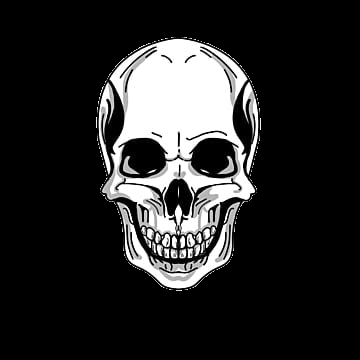
#> input picture images/skull_image.png, 360 x 360 px; its folder holds 6 pictures in this run
$ python -i tkinter_mac.py   (imports and definitions only)
#> lines starting #> are read from the running program, lines starting #| are printed output that depends on the picture
import cv2
import mediapipe as mp
import numpy as np
import math
import time
import tkinter as tk
from PIL import ImageTk, Image
import tkinter.simpledialog as simpledialog

mp_drawing = mp.solutions.drawing_utils
mp_pose = mp.solutions.pose
# [1 line that did not run here, left out]

skull_toggle = False
skull_info_toggle = False
liver_toggle = False
liver_info_toggle = False
heart_toggle = False
heart_info_toggle = False
respiratory_toggle = False
respiratory_info_toggle = False
skull_info = """The skull is a bone protective cavity for the brain.[1] The skull is composed of four types of bone i.e., cranial bones, facial bones, ear ossicles and hyoid bone"""
liver_info = """The liver is essential for digesting food and ridding your body of toxic substances. Liver disease can be inherited (genetic)."""
heart_info = """The Heart pumps blood through the blood vessels of the circulatory system. The pumped blood carries oxygen and nutrients to the body, while carrying metabolic waste such as carbon dioxide to the lungs"""
respiratory_info = """longs"""

def toggle_skull():
    global skull_toggle
    skull_toggle = not skull_toggle


def toggle_liver():
    global liver_toggle
    liver_toggle = not liver_toggle


def toggle_heart():
    global heart_toggle
    heart_toggle = not heart_toggle
def toggle_respiratory():
    global respiratory_toggle
    respiratory_toggle = not respiratory_toggle


def toggle_skull_info():
    global skull_info_toggle
    skull_info_toggle = not skull_info_toggle


def toggle_liver_info():
    global liver_info_toggle
    liver_info_toggle = not liver_info_toggle


def toggle_heart_info():
    global heart_info_toggle
    heart_info_toggle = not heart_info_toggle
def toggle_respiratory_info():
    global respiratory_info_toggle
    respiratory_info_toggle = not respiratory_info_toggle


# [28 lines left out: functions edit_skull_info, edit_liver_info, edit_heart_info, edit_respiratory_info, not called in this run]


def load_image(image_path):
#> called with image_path = 'images/skull_image.png'
    img = cv2.imread(image_path, cv2.IMREAD_UNCHANGED)
#> img is the input picture: shape (360, 360, 4); mean B, G, R, A 40.7, 40.7, 40.7, 46.3
    if img.shape[2] != 4:
        alpha_channel = np.ones(img.shape[:2], dtype=img.dtype) * 255
        img = cv2.merge((img, alpha_channel))
    return img


# [297 lines left out: functions get_landmarks, overlay_skull_image, overlay_liver_image, overlay_left_arm_image, overlay_torso_image, overlay_heart_image and 1 more, not called in this run]


def main():
    while True:
        try:
            global skull_toggle, liver_toggle, heart_toggle

            skull_toggle = False
            liver_toggle = False
            heart_toggle = False

            skull_image = load_image('images/skull_image.png')
            liver_image = load_image('images/liver_image.png')
#> call 2 of load_image, with image_path = 'images/liver_image.png'
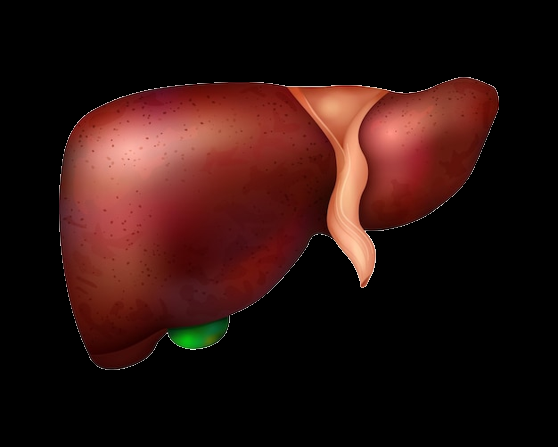
#> input picture images/liver_image.png, 558 x 447 px
#> in load_image, img is the input picture: shape (447, 558, 4); mean B, G, R, A 14.9, 17.9, 43.8, 84.3
            heart_image = load_image('images/heart_image.png')
#> call 3 of load_image, with image_path = 'images/heart_image.png'
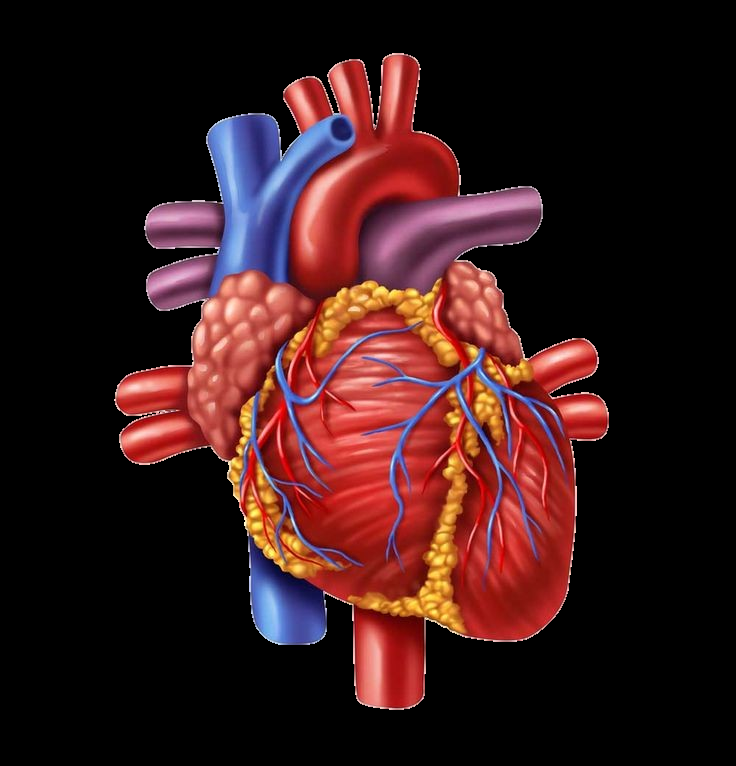
#> input picture images/heart_image.png, 736 x 766 px
#> in load_image, img is the input picture: shape (766, 736, 4); mean B, G, R, A 25.4, 24.6, 54.6, 84.4
            respiratory_image = load_image('images/respiratory_image.png')
#> call 4 of load_image, with image_path = 'images/respiratory_image.png'
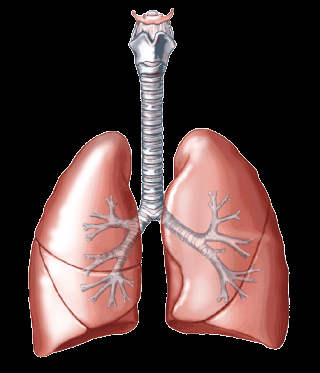
#> input picture images/respiratory_image.png, 320 x 373 px
#> in load_image, img is the input picture: shape (373, 320, 4); mean B, G, R, A 55.9, 57.7, 79.4, 99.1
            left_arm_image = load_image('images/left_arm.png')
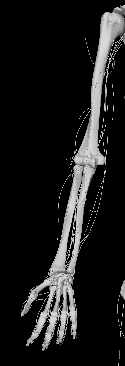
#> input picture images/left_arm.png, 125 x 366 px
#> in load_image, img is the input picture: shape (366, 125, 4); mean B, G, R, A 27, 27, 27, 39.2
            torso_image = load_image('images/torso.png')
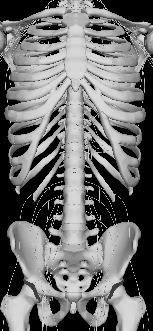
#> input picture images/torso.png, 153 x 331 px
#> in load_image, img is the input picture: shape (331, 153, 4); mean B, G, R, A 111.2, 111.2, 111.2, 170.3
#> (the run stopped early here; a loop or call above may not have finished)
